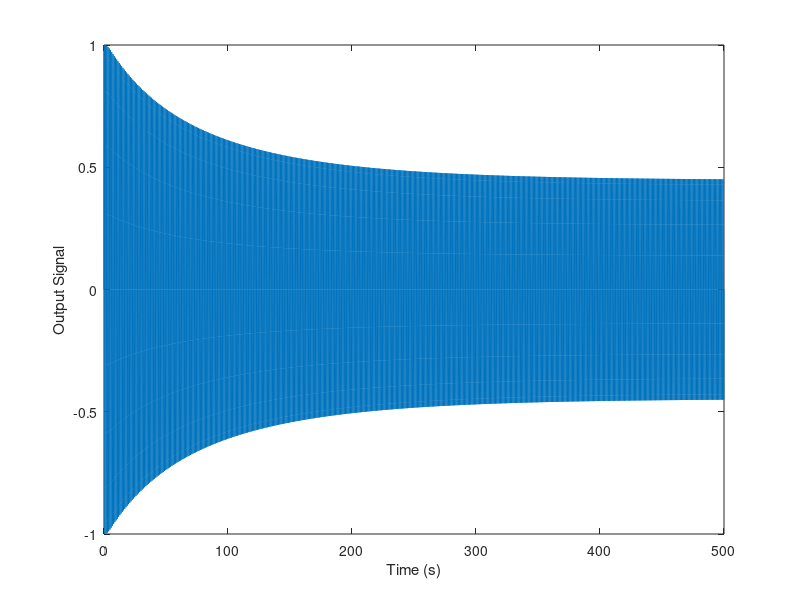
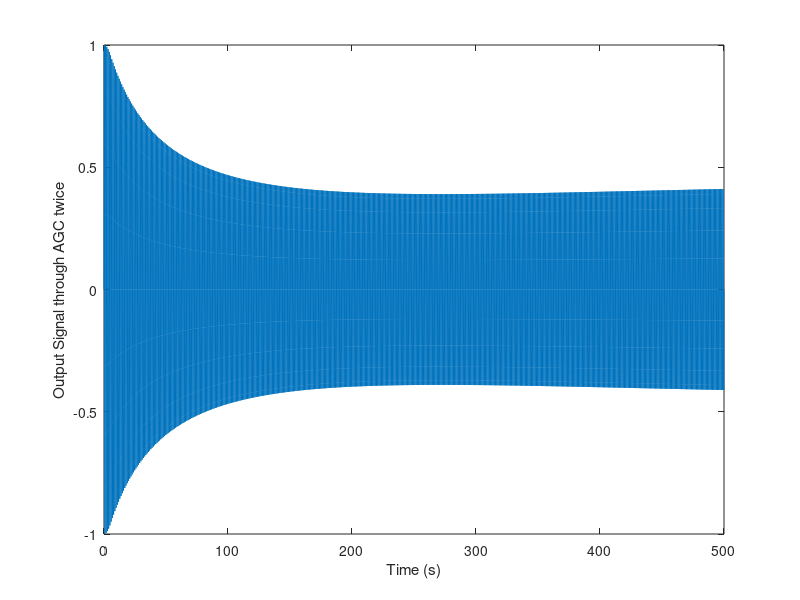

Reproduce these figures in MATLAB, in order.
%% Solo Matlab Lab # 2-- Using AGC and PLL's
% by Sean Hanson
% Communication Systems


f0=1;     %center frequency of input sinusoid 1 HZ
fs=20; %sample frequency of 20
dt = 1/fs;                   % seconds per sample
StopTime = 500;             % seconds
t = (0:dt:StopTime-dt)';     % seconds

input_signal=sin(f0*2*pi*t);
lenavg = 100;       % change back to 100
mu = .001;          % change back to .001
output_power = .1;  % change back to .1

n=length(input_signal); %find length of input signal
a=zeros(1,n); a(1)=1;%initialize AGC parameter
s=zeros(1,n); %initialize outputs
avec=zeros(1,lenavg); %vector to store averaging terms
for k=1:n-1
    s(k)=a(k)*input_signal(k); %normalize by a(k) and add to avec
    avec=[sign(a(k))*(s(k)^2-output_power), avec(1:lenavg-1)];
    a(k+1)=a(k)-mu*mean(avec); %average adaptive update of a(k)
end
% AGC being applied twice
output_signal=s;
h = figure;
plot(t,output_signal);
xlabel('Time (s)'); ylabel ('Output Signal');
 
input_signalA = output_signal;

lenavgA = 100;       % change back to 100
muA = .001;          % change back to .001
output_powerA = .1;  % change back to .1

nA=length(input_signalA); %find length of input signal
aA=zeros(1,nA); aA(1)=1;%initialize AGC parameter
sA=zeros(1,nA); %initialize outputs
avecA=zeros(1,lenavgA); %vector to store averaging terms
for kA=1:nA-1
    sA(kA)=aA(kA)*input_signalA(kA); %normalize by a(k) and add to avec
    avecA=[sign(aA(kA))*(sA(kA)^2-output_powerA), avecA(1:lenavgA-1)];
    aA(kA+1)=aA(kA)-muA*mean(avecA); %average adaptive update of a(k)
end
output_signalA=sA;
 figure;
plot(t,output_signalA);
xlabel('Time (s)'); ylabel ('Output Signal through AGC twice');

 